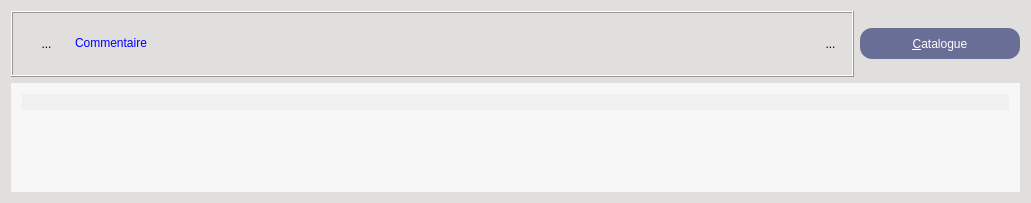
<?xml version="1.0" encoding="UTF-8"?>
<ui version="4.0">
 <class>WidgetCommentaire</class>
 <widget class="QWidget" name="WidgetCommentaire">
  <property name="geometry">
   <rect>
    <x>0</x>
    <y>0</y>
    <width>1031</width>
    <height>203</height>
   </rect>
  </property>
  <property name="sizePolicy">
   <sizepolicy hsizetype="Expanding" vsizetype="Expanding">
    <horstretch>0</horstretch>
    <verstretch>0</verstretch>
   </sizepolicy>
  </property>
  <property name="minimumSize">
   <size>
    <width>0</width>
    <height>0</height>
   </size>
  </property>
  <property name="windowTitle">
   <string>DCommandeUnique</string>
  </property>
  <property name="toolTip">
   <string/>
  </property>
  <property name="styleSheet">
   <string notr="true">background-color : rgb(224,223,222);
font : 'times' 9px</string>
  </property>
  <layout class="QVBoxLayout" name="verticalLayout_2">
   <item>
    <layout class="QHBoxLayout" name="horizontalLayout_3">
     <item>
      <widget class="QFrame" name="frame_2">
       <property name="sizePolicy">
        <sizepolicy hsizetype="Preferred" vsizetype="Fixed">
         <horstretch>0</horstretch>
         <verstretch>0</verstretch>
        </sizepolicy>
       </property>
       <property name="frameShape">
        <enum>QFrame::Box</enum>
       </property>
       <property name="frameShadow">
        <enum>QFrame::Raised</enum>
       </property>
       <layout class="QHBoxLayout" name="horizontalLayout">
        <item>
         <spacer name="horizontalSpacer_5">
          <property name="orientation">
           <enum>Qt::Horizontal</enum>
          </property>
          <property name="sizeType">
           <enum>QSizePolicy::Fixed</enum>
          </property>
          <property name="sizeHint" stdset="0">
           <size>
            <width>13</width>
            <height>20</height>
           </size>
          </property>
         </spacer>
        </item>
        <item>
         <widget class="MonBoutonValide" name="RBValide">
          <property name="minimumSize">
           <size>
            <width>17</width>
            <height>31</height>
           </size>
          </property>
          <property name="maximumSize">
           <size>
            <width>21</width>
            <height>31</height>
           </size>
          </property>
          <property name="toolTip">
           <string>Affiche le rapport de validité de la commande</string>
          </property>
          <property name="styleSheet">
           <string notr="true">border : 0px</string>
          </property>
          <property name="text">
           <string>...</string>
          </property>
          <property name="icon">
           <iconset>
            <normaloff>../../../../../../home/A96028/Install_EficasV1/ArbreEficas/Editeur/icons/ast-green-ball.png</normaloff>../../../../../../home/A96028/Install_EficasV1/ArbreEficas/Editeur/icons/ast-green-ball.png</iconset>
          </property>
          <property name="iconSize">
           <size>
            <width>21</width>
            <height>31</height>
           </size>
          </property>
         </widget>
        </item>
        <item>
         <spacer name="horizontalSpacer_3">
          <property name="orientation">
           <enum>Qt::Horizontal</enum>
          </property>
          <property name="sizeType">
           <enum>QSizePolicy::Fixed</enum>
          </property>
          <property name="sizeHint" stdset="0">
           <size>
            <width>13</width>
            <height>20</height>
           </size>
          </property>
         </spacer>
        </item>
        <item>
         <widget class="QLabel" name="labelNomCommande">
          <property name="sizePolicy">
           <sizepolicy hsizetype="MinimumExpanding" vsizetype="Fixed">
            <horstretch>0</horstretch>
            <verstretch>0</verstretch>
           </sizepolicy>
          </property>
          <property name="minimumSize">
           <size>
            <width>150</width>
            <height>31</height>
           </size>
          </property>
          <property name="frameShape">
           <enum>QFrame::NoFrame</enum>
          </property>
          <property name="frameShadow">
           <enum>QFrame::Raised</enum>
          </property>
          <property name="text">
           <string>&lt;html&gt;&lt;head/&gt;&lt;body&gt;&lt;p&gt;&lt;span style=&quot; color:#0000ff;&quot;&gt;Commentaire&lt;/span&gt;&lt;/p&gt;&lt;/body&gt;&lt;/html&gt;</string>
          </property>
         </widget>
        </item>
        <item>
         <spacer name="horizontalSpacer_2">
          <property name="orientation">
           <enum>Qt::Horizontal</enum>
          </property>
          <property name="sizeType">
           <enum>QSizePolicy::Maximum</enum>
          </property>
          <property name="sizeHint" stdset="0">
           <size>
            <width>78</width>
            <height>40</height>
           </size>
          </property>
         </spacer>
        </item>
        <item>
         <widget class="QToolButton" name="RBPoubelle">
          <property name="minimumSize">
           <size>
            <width>21</width>
            <height>31</height>
           </size>
          </property>
          <property name="maximumSize">
           <size>
            <width>21</width>
            <height>31</height>
           </size>
          </property>
          <property name="toolTip">
           <string>Détruit le commentaire</string>
          </property>
          <property name="styleSheet">
           <string notr="true">border : 0px</string>
          </property>
          <property name="text">
           <string>...</string>
          </property>
          <property name="icon">
           <iconset>
            <normaloff>../../../../../../home/A96028/Install_EficasV1/ArbreEficas/Editeur/icons/deleteRond.png</normaloff>../../../../../../home/A96028/Install_EficasV1/ArbreEficas/Editeur/icons/deleteRond.png</iconset>
          </property>
          <property name="iconSize">
           <size>
            <width>21</width>
            <height>31</height>
           </size>
          </property>
         </widget>
        </item>
       </layout>
       <zorder>RBValide</zorder>
       <zorder>labelNomCommande</zorder>
       <zorder>horizontalSpacer_3</zorder>
       <zorder>RBPoubelle</zorder>
       <zorder>horizontalSpacer_5</zorder>
      </widget>
     </item>
     <item>
      <layout class="QVBoxLayout" name="verticalLayout_4">
       <property name="spacing">
        <number>0</number>
       </property>
       <property name="sizeConstraint">
        <enum>QLayout::SetFixedSize</enum>
       </property>
       <item>
        <spacer name="verticalSpacer_2">
         <property name="orientation">
          <enum>Qt::Vertical</enum>
         </property>
         <property name="sizeType">
          <enum>QSizePolicy::Fixed</enum>
         </property>
         <property name="sizeHint" stdset="0">
          <size>
           <width>20</width>
           <height>5</height>
          </size>
         </property>
        </spacer>
       </item>
       <item>
        <widget class="QPushButton" name="bCatalogue">
         <property name="sizePolicy">
          <sizepolicy hsizetype="Fixed" vsizetype="Fixed">
           <horstretch>0</horstretch>
           <verstretch>0</verstretch>
          </sizepolicy>
         </property>
         <property name="minimumSize">
          <size>
           <width>160</width>
           <height>31</height>
          </size>
         </property>
         <property name="toolTip">
          <string>Affiche les commandes possibles</string>
         </property>
         <property name="styleSheet">
          <string notr="true">background-color:rgb(104,110,149);
color :white;
border-radius : 12px
</string>
         </property>
         <property name="text">
          <string>&amp;Catalogue</string>
         </property>
         <property name="shortcut">
          <string>Shift+A, Alt+A, Alt+A, Alt+A</string>
         </property>
         <property name="autoDefault">
          <bool>true</bool>
         </property>
         <property name="default">
          <bool>true</bool>
         </property>
        </widget>
       </item>
       <item>
        <spacer name="verticalSpacer_3">
         <property name="orientation">
          <enum>Qt::Vertical</enum>
         </property>
         <property name="sizeType">
          <enum>QSizePolicy::Fixed</enum>
         </property>
         <property name="sizeHint" stdset="0">
          <size>
           <width>20</width>
           <height>5</height>
          </size>
         </property>
        </spacer>
       </item>
      </layout>
     </item>
    </layout>
   </item>
   <item>
    <widget class="QScrollArea" name="scrollAreaCommandes">
     <property name="minimumSize">
      <size>
       <width>0</width>
       <height>81</height>
      </size>
     </property>
     <property name="styleSheet">
      <string notr="true">background : rgb(247,247,247)


</string>
     </property>
     <property name="frameShape">
      <enum>QFrame::NoFrame</enum>
     </property>
     <property name="verticalScrollBarPolicy">
      <enum>Qt::ScrollBarAsNeeded</enum>
     </property>
     <property name="widgetResizable">
      <bool>true</bool>
     </property>
     <widget class="QWidget" name="scrollAreaWidgetContents">
      <property name="geometry">
       <rect>
        <x>0</x>
        <y>0</y>
        <width>1013</width>
        <height>117</height>
       </rect>
      </property>
      <layout class="QVBoxLayout" name="verticalLayout">
       <item>
        <layout class="QVBoxLayout" name="commandesLayout">
         <property name="spacing">
          <number>6</number>
         </property>
         <item>
          <widget class="QLineEdit" name="commentaireLE">
           <property name="styleSheet">
            <string notr="true">background:rgb(240, 240, 240)</string>
           </property>
           <property name="frame">
            <bool>false</bool>
           </property>
          </widget>
         </item>
         <item>
          <spacer name="verticalSpacer">
           <property name="orientation">
            <enum>Qt::Vertical</enum>
           </property>
           <property name="sizeHint" stdset="0">
            <size>
             <width>20</width>
             <height>40</height>
            </size>
           </property>
          </spacer>
         </item>
        </layout>
       </item>
      </layout>
     </widget>
    </widget>
   </item>
  </layout>
 </widget>
 <layoutdefault spacing="6" margin="11"/>
 <pixmapfunction>qPixmapFromMimeSource</pixmapfunction>
 <customwidgets>
  <customwidget>
   <class>MonBoutonValide</class>
   <extends>QToolButton</extends>
   <header>monBoutonValide.h</header>
  </customwidget>
 </customwidgets>
 <tabstops>
  <tabstop>commentaireLE</tabstop>
  <tabstop>RBPoubelle</tabstop>
  <tabstop>bCatalogue</tabstop>
  <tabstop>RBValide</tabstop>
  <tabstop>scrollAreaCommandes</tabstop>
 </tabstops>
 <resources/>
 <connections/>
</ui>
